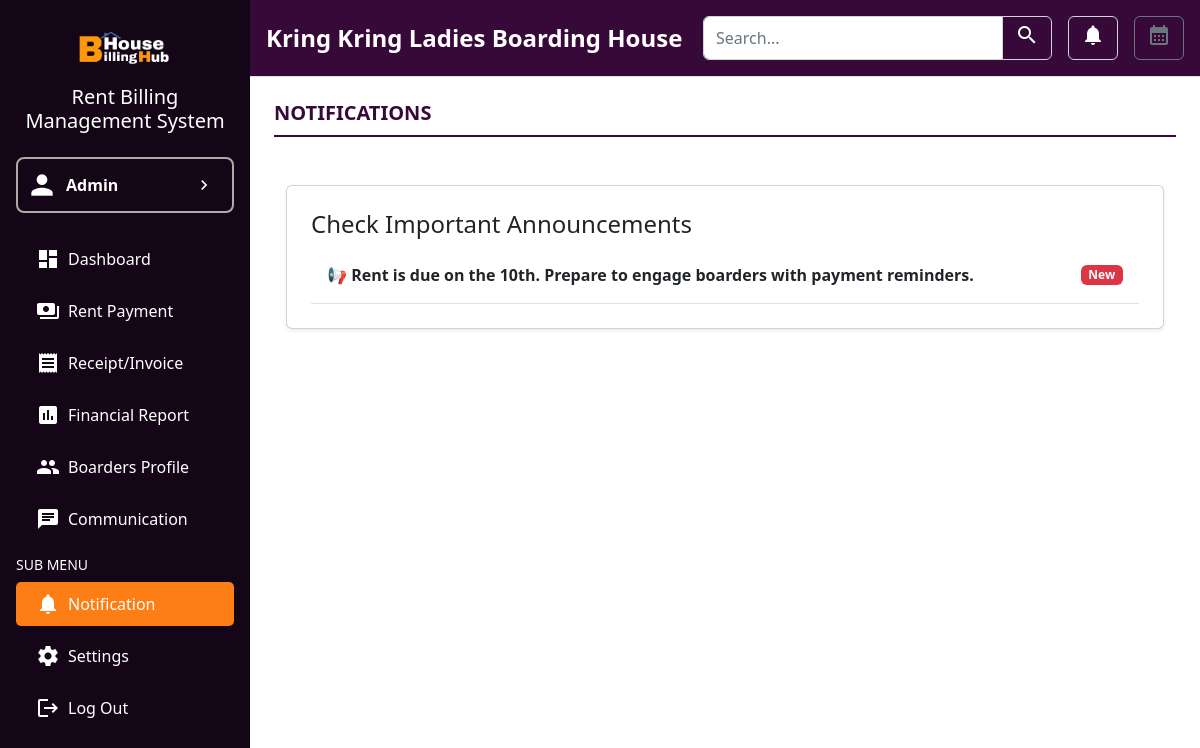
The page /sidebar/sub-menu/notif.php (signed in) on the database its author committed.
### tables this page shows
CREATE TABLE `users` (
  `id` int(11) NOT NULL,
  `firstname` varchar(255) NOT NULL,
  `lastname` varchar(255) NOT NULL,
  `email` varchar(255) NOT NULL,
  `contact` varchar(20) DEFAULT NULL,
  `government_id` varchar(100) DEFAULT NULL,
  `tin_num` varchar(100) DEFAULT NULL,
  `address` varchar(255) DEFAULT NULL,
  `boardinghousename` varchar(255) DEFAULT NULL,
  `password` varchar(255) NOT NULL,
  `reset_code` varchar(255) DEFAULT NULL
);

CREATE TABLE `notifications` (
  `id` int(11) NOT NULL,
  `user_id` int(11) DEFAULT NULL,
  `message` text DEFAULT NULL,
  `status` enum('New','Read') DEFAULT 'New',
  `created_at` date DEFAULT NULL
);

### sidebar/sub-menu/notif.php (the view, shortened to what this page needs)
<?php
$host = 'localhost';
$username = 'root';
$password = '';
$database = 'bh';
$conn = new mysqli($host, $username, $password, $database);
$user_id = $_SESSION['user_id'];
$stmt = $conn->prepare("SELECT firstname, lastname, email, contact, government_id, tin_num, address, boardinghousename FROM users WHERE id = ?");
$stmt->bind_param("i", $user_id);
$stmt->execute();
$result = $stmt->get_result();
$user = $result->fetch_assoc();
$conn->query("
    CREATE TABLE IF NOT EXISTS notifications (
        id INT AUTO_INCREMENT PRIMARY KEY,
        user_id INT,
        message TEXT,
        status ENUM('New', 'Read') DEFAULT 'New',
        created_at DATE,
        FOREIGN KEY (user_id) REFERENCES users(id)
    )
");
$notifications = [];
$stmt = $conn->prepare("SELECT id, message, status, created_at FROM notifications WHERE user_id = ? ORDER BY created_at DESC");
$stmt->bind_param("i", $user_id);
$stmt->execute();
$result = $stmt->get_result();
while ($row = $result->fetch_assoc()) {
    $notifications[] = $row;
}
?>
<!DOCTYPE html>
<html lang="en">
<head>
    <link href="https://cdn.jsdelivr.net/npm/bootstrap@5.3.2/dist/css/bootstrap.min.css" rel="stylesheet">
    <link rel="stylesheet" href="../style.css">
</head>
<body>
    <div class="d-flex">
        <nav class="sidebar text-white p-3">
            <div class="text-center mb-4">
                <img src="/BHBMS/images/logo.png" alt="Logo" class="img-fluid" style="max-width: 100px;">
                <h5 class="mt-2">Rent Billing Management System</h5>
            </div>
            <a href="../admin.php" class="d-flex align-items-center justify-content-between mb-4 px-2 nav-link admin-border">
                <div class="d-flex align-items-center">
                    <span class="material-icons me-2" style="font-size: 32px;">person</span>
                    <span class="fw-bold">Admin</span>
                </div>
                <span class="material-icons" style="font-size: 20px;">chevron_right</span>
            </a>
            <ul class="nav flex-column">
                <li class="nav-item mb-2">
                    <a class="nav-link text-white" href="../dashboard.php"><span class="material-icons me-2">dashboard</span>Dashboard</a>
                </li>
                <li class="nav-item mb-2">
                    <a class="nav-link text-white" href="../rent_payment.php"><span class="material-icons me-2">payments</span>Rent Payment</a>
                </li>
                <li class="nav-item mb-2">
                    <a class="nav-link text-white" href="../receipt.php"><span class="material-icons me-2">receipt</span>Receipt/Invoice</a>
                </li>
                <li class="nav-item mb-2">
                    <a class="nav-link text-white" href="../financial_rep.php"><span class="material-icons me-2">assessment</span>Financial Report</a>
                </li>
                <li class="nav-item mb-2">
                    <a class="nav-link text-white" href="../boarder_profile.php"><span class="material-icons me-2">group</span>Boarders Profile</a>
                </li>
                <li class="nav-item mb-2">
                    <a class="nav-link text-white" href="../communication.php"><span class="material-icons me-2">chat</span>Communication</a>
                </li>
            </ul>
            <div class="mt-2">
                <h6 class="text-uppercase small">Sub Menu</h6>
                <ul class="nav flex-column">
                    <li class="nav-item mb-2">
                        <a class="nav-link text-white active" href="notif.php"><span class="material-icons me-2">notifications</span>Notification</a>
                    </li>
                    <li class="nav-item mb-2">
                        <a class="nav-link text-white" href="settings.php"><span class="material-icons me-2">settings</span>Settings</a>
                    </li>
                    <li class="nav-item mb-2">
                        <a class="nav-link text-white" href="logout.php"><span class="material-icons me-2">logout</span>Log Out</a>
                    </li>
                </ul>
            </div>
        </nav>
        <div class="flex-grow-1">
            <header class="d-flex justify-content-between align-items-center p-3 border-bottom">
                <h4 class="mb-0" style="font-weight: bold;"><span id="boardingHouseName"><?php echo htmlspecialchars($user['boardinghousename'] ?? 'N/A'); ?></span> Boarding House</h4>
                <div class="d-flex align-items-center gap-3">
                    <div class="input-group">
                        <input type="text" class="form-control" placeholder="Search...">
                        <button class="btn" type="button">
                            <span class="material-icons">search</span>
                        </button>
                    </div>
                    <button class="btn btn-outline-primary position-relative">
                        <span class="material-icons">notifications</span>
                    </button>
                    <button class="btn btn-outline-secondary">
                        <span class="material-icons">calendar_month</span>
                    </button>
                </div>
            </header>
            <div class="content p-4">
                <div class="mb-4">
                    <h5 style="font-weight: bold; color: #360938; border-bottom: 2px solid #360938; padding-bottom: 10px;">
                        NOTIFICATIONS
                    </h5>
                    <div class="container mt-5">
                        <div class="card shadow-sm p-4">
                            <h4>Check Important Announcements</h4>
                            <?php foreach ($notifications as $notif): ?>
                                <div id="notification-<?php echo $notif['id']; ?>"
                                     class="notification-preview p-3 border-bottom d-flex justify-content-between align-items-center"
                                     style="cursor: pointer;"
                                     data-bs-toggle="modal"
                                     data-bs-target="#notifDetailModal-<?php echo $notif['id']; ?>">
                                    <span class="fw-bold">📢 <?php echo htmlspecialchars($notif['message']); ?></span>
                                    <span class="badge bg-<?php echo $notif['status'] == 'New' ? 'danger' : 'secondary'; ?>">
                                        <?php echo $notif['status']; ?>
                                    </span>
                                </div>
                            <?php endforeach; ?>
                        </div>
                    </div>
                </div>
            </div>
        </div>
    </div>
</body>
</html>

### sidebar/style.css (style rules this page uses)
body { font-family: 'Segoe UI', sans-serif; }
.sidebar { width: 250px; height: 100vh; position: fixed; background-color: #140517; }
.sidebar .nav-link { font-size: 1rem; }
.sidebar a { display: flex; align-items: center; padding: 10px 20px; text-decoration: none; color: #ffffff; font-size: 16px; }
.sidebar a span.material-icons { margin-right: 10px; font-size: 24px; }
.nav-link { display: flex; align-items: center; padding: 10px 20px; text-decoration: none; color: #ffffff; transition: background-color 0.3s, color 0.3s; }
.nav-link.active { background-color: #fd7e14; color: #ffffff; border-radius: 5px; }
.flex-grow-1 { margin-left: 250px; }
header { font-family: 'Segoe UI', sans-serif; background-color: #360938; color: #ffffff; }
header input[type="text"] { min-width: 200px; }
.input-group .form-control { width: 300px; background-color: #ffffff; color: #000000; border: 1px solid #ced4da; }
.input-group .form-control::placeholder { color: #6c757d; }
.input-group .btn { background-color: #360938; color: white; border: 1px solid #ced4da; }
.input-group .btn { transition: background-color 0.3s, color 0.3s; }
.btn-outline-primary { color: white; border: 1px solid #ced4da; transition: background-color 0.3s, color 0.3s; }
.admin-border { border: 2px solid rgb(177, 169, 169); border-radius: 8px; padding: 10px 20px; }

### rows shown on the page
users: boardinghousename "Kring Kring Ladies"
notifications: message "Rent is due on the 10th. Prepare to engage boarders with payment reminders.", status "New"
